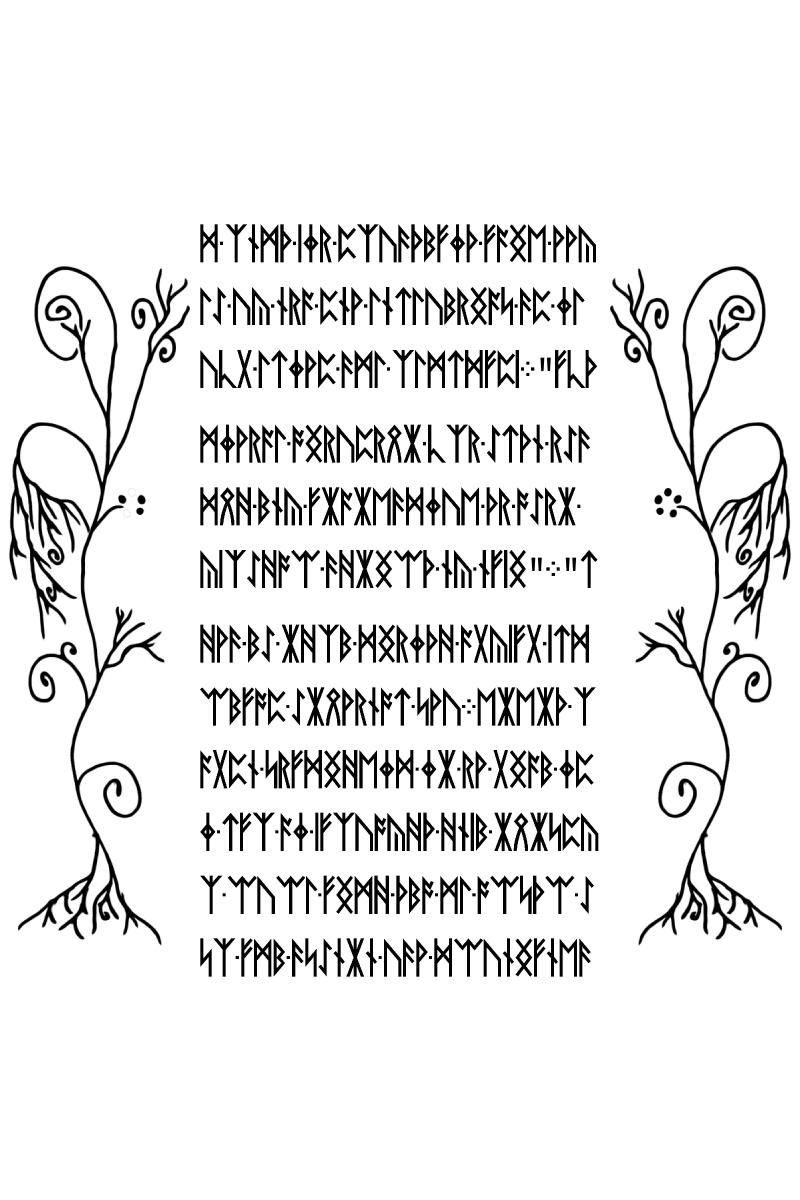
#> input picture resources/liber-primus/59.jpg, 2400 x 3600 px (shown at 1/3 size)
$ python lp2_clker_dated_plates_source_sft.py
#> lines starting #> are read from the running program, lines starting #| are printed output that depends on the picture; after the words box and inside, x2 and y2 are one past the last pixel; in counts of white or black regions, pixels touching at a corner belong together; long printed decimals are rounded
#!/usr/bin/env python3
"""Frozen comparison of four independently dated Clker plates with original LP2 p42 art.

Positive: a first-party image source whose complete distinctive ink geometry
registers with the exact LP2 border under a single fixed reflection. No key
or plaintext is inferred from a visually similar drawing.
"""
from __future__ import annotations

import hashlib
import io
import json
import subprocess
import tempfile
import urllib.error
import urllib.request
from pathlib import Path

from PIL import Image, ImageOps

ROOT = Path(__file__).resolve().parents[1]
THRESHOLD = 180
PLATES = [
    ("mswildcrd", "2013-01-16", "H/h/J/w/S/E/swirl-tree-hi.png"),
    ("missyven", "2013-06-06", "4/W/z/w/A/z/swirl-tree-hi.png"),
    ("DeAwn_Bunch", "2012-07-12", "C/x/Q/b/Y/j/leaf-flourish-hi.png"),
    ("Chris", "2013-10-21", "b/6/b/y/d/v/swirl-black-filigree-hi.png"),
]


def mask(image: Image.Image) -> Image.Image:
    rgba = image.convert("RGBA")
    bits = bytes(int(alpha >= 128 and max(red, green, blue) < THRESHOLD)
                 for red, green, blue, alpha in rgba.getdata())
    return Image.frombytes("L", rgba.size, bits)


def iou(first: Image.Image, second: Image.Image) -> float:
    assert first.size == second.size
    left, right = first.tobytes(), second.tobytes()
    together = sum(bool(a or b) for a, b in zip(left, right))
    return sum(bool(a and b) for a, b in zip(left, right)) / together if together else 0.0


def compare(candidate: Image.Image, target: Image.Image) -> dict:
    ink = mask(candidate)
    bounds = ink.getbbox()
    target_bounds = target.getbbox()
    if bounds is None or target_bounds is None:
        return {"status": "no_ink"}
    dimensions = (target_bounds[2] - target_bounds[0],
                  target_bounds[3] - target_bounds[1])
    norm = ink.crop(bounds).resize(dimensions, Image.Resampling.NEAREST)
    scores = {}
    for direction, figure in (
        ("original", norm),
        ("horizontal_mirror", ImageOps.mirror(norm)),
    ):
        canvas = Image.new("L", target.size)
        canvas.paste(figure, target_bounds[:2])
        scores[direction] = round(iou(target, canvas), 8)
    return {"status": "registered", "source_bbox": bounds,
            "original_bbox": target_bounds,
            "orientation_iou": scores,
            "best_iou": max(scores.values()),
            "frozen_geometry": "ink bbox crop, nearest rescale, horizontal mirror only"}


def fetch(url: str) -> tuple[bytes, dict]:
    request = urllib.request.Request(
        url, headers={
            "Accept": "image/png,image/*;q=0.8,*/*;q=0.1",
            "User-Agent": "Mozilla/5.0 (compatible; source-attribution research)",
        })
    try:
        with urllib.request.urlopen(request, timeout=18) as response:
            content = response.read(10_000_001)
            if len(content) > 10_000_000:
                raise ValueError("response exceeds 10MB source-file cap")
            return content, {
                "content_type": response.headers.get("Content-Type", ""),
                "last_modified": response.headers.get("Last-Modified", ""),
                "tls_transport": "python_default_ca",
            }
    except urllib.error.URLError as error:
        if "CERTIFICATE_VERIFY_FAILED" not in str(error):
            raise
        # GitHub Windows Python's CA bundle can lack an OS-trusted root.
        # curl.exe uses Windows Schannel and still enforces TLS validation.
        with tempfile.TemporaryDirectory(prefix="clker-tls-") as folder:
            output = Path(folder) / "plate.png"
            command = [
                "curl.exe", "--fail", "--location", "--silent", "--show-error",
                "--max-time", "25", "--max-filesize", "10000000",
                "--output", str(output), url,
            ]
            process = subprocess.run(command, capture_output=True, text=True,
                                     timeout=30, check=False)
            if process.returncode != 0:
                raise ValueError(
                    "Python OpenSSL verification failed; Windows Schannel curl also failed: "
                    + process.stderr.strip()[:160]
                ) from error
            return output.read_bytes(), {"tls_transport": "windows_schannel_curl"}


def main() -> None:
    image = Image.open(ROOT / "resources/liber-primus/59.jpg").convert("RGB")
    assert image.size == (2400, 3600)
    left = mask(image.crop((0, 0, 500, 3600)))
#> in mask, `rgba = image.convert("RGBA")`:
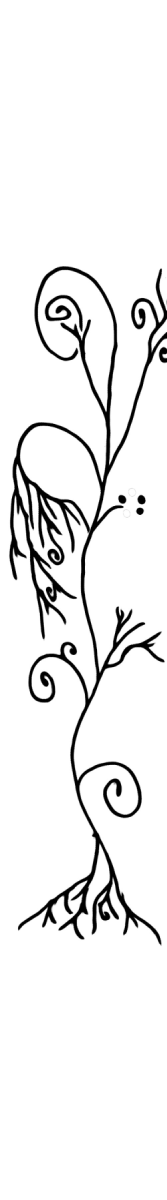
#> rgba: PIL image 500x3600 RGBA (shown at 1/3 size); mean R, G, B, A 238.6, 238.6, 238.6, 255
#> in mask, `return Image.frombytes("L", rgba.size, bits)`:
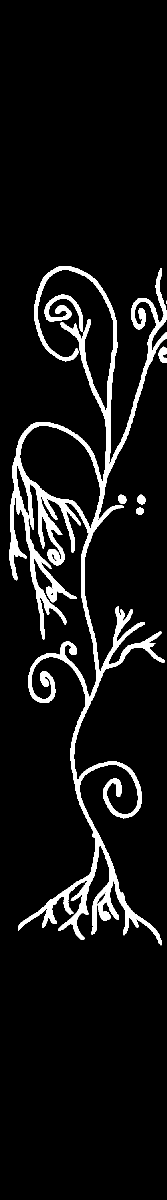
#> returned value: PIL image 500x3600 L (shown at 1/3 size); values 0 (black) and 1 (white), 7% white; 35 white regions (29 under 20 px), largest, box (x1, y1, x2, y2) and area: (28, 798, 500, 2836) 119533, (134, 884, 249, 996) 3951, (476, 1040, 500, 1088) 820, (413, 1484, 437, 1514) 544, (355, 1484, 379, 1512) 510, (409, 1522, 431, 1545) 402
    right = mask(image.crop((1900, 0, 2400, 3600)))
#> in mask (call 2), `rgba = image.convert("RGBA")`:
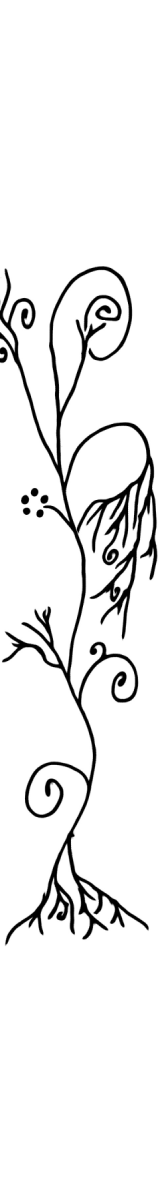
#> rgba: PIL image 500x3600 RGBA (shown at 1/3 size); mean R, G, B, A 238.5, 238.5, 238.5, 255
#> in mask (call 2), `return Image.frombytes("L", rgba.size, bits)`:
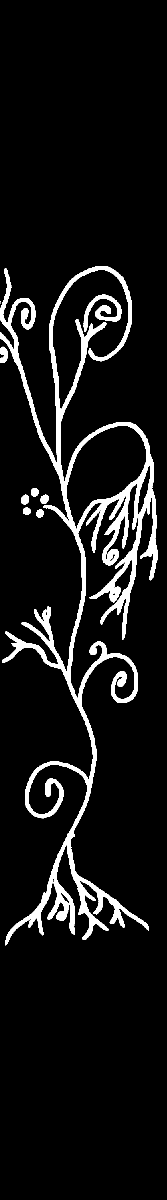
#> returned value: PIL image 500x3600 L (shown at 1/3 size); values 0 (black) and 1 (white), 7% white; 32 white regions (24 under 20 px), largest, box (x1, y1, x2, y2) and area: (0, 798, 472, 2836) 119434, (251, 884, 366, 996) 3937, (0, 1040, 24, 1088) 820
    control = {
        "source": "resources/liber-primus/59.jpg",
        "mirror_iou": round(iou(left, ImageOps.mirror(right)), 8),
        "vertical_control_iou": round(iou(left, ImageOps.flip(right)), 8),
        "source_ink_bbox": left.getbbox(),
    }
#> in iou, `together = sum(bool(a or b) for a, b in zip(left, right))`: together = 127343
#> control = {'source': 'resources/liber-primus/59.jpg', 'mirror_iou': 0.982, 'vertical_control_iou': 0.0784, 'source_ink_bbox': (28, 798, 500, 2836)}
    print("SOURCE_POSITIVE_CONTROL", json.dumps(control))
#| SOURCE_POSITIVE_CONTROL {"source": "resources/liber-primus/59.jpg", "mirror_iou": 0.982, "vertical_control_iou": 0.0784, "source_ink_bbox": [28, 798, 500, 2836]}
    assert control["mirror_iou"] > 0.98
    reports = []
    for uploader, published, path in PLATES:
        url = "https://www.clker.com/cliparts/" + path
        report = {"uploader": uploader,
                  "period_html_date": published,
                  "source_png_url": url}
        try:
            payload, response_headers = fetch(url)
            if not payload.startswith(b"\x89PNG\r\n\x1a\n"):
                raise ValueError("not a PNG; response prefix " + repr(payload[:32]))
            image = Image.open(io.BytesIO(payload))
            image.load()
            report.update({
                "status": "retrieved",
                "source_sha256": hashlib.sha256(payload).hexdigest(),
                "pixels": image.size,
                "response_headers": response_headers,
                "registration": compare(image, left),
            })
        except (OSError, urllib.error.URLError, TimeoutError, ValueError) as error:
            report.update({"status": "inaccessible", "exception": str(error)[:240]})
        print("CANDIDATE", json.dumps(report))
        reports.append(report)
    matched = [r["source_png_url"] for r in reports
               if r["status"] == "retrieved"
               and r["registration"].get("best_iou", 0) >= 0.90]
    decision = {
        "originals_retrieved": sum(x["status"] == "retrieved" for x in reports),
        "near_exact_90pct_matches": matched,
        "conclusion": ("Only byte-retrieved image matches may be considered a source candidate. "
                       "No cipher, key or plaintext is inferred by this image test."),
    }
    print("FROZEN_DECISION", json.dumps(decision))


if __name__ == "__main__":
    main()
#> (the call stopped at in fetch, `with urllib.request.urlopen(request, timeout=18) as response:`: the network is not available in this run)
